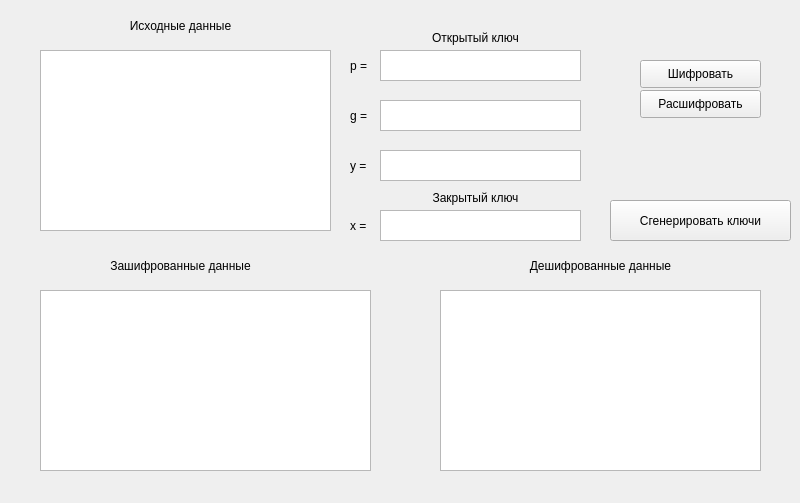
<?xml version="1.0" encoding="UTF-8"?>
<ui version="4.0">
 <class>MainWindow</class>
 <widget class="QMainWindow" name="MainWindow">
  <property name="geometry">
   <rect>
    <x>0</x>
    <y>0</y>
    <width>800</width>
    <height>503</height>
   </rect>
  </property>
  <property name="minimumSize">
   <size>
    <width>800</width>
    <height>503</height>
   </size>
  </property>
  <property name="maximumSize">
   <size>
    <width>800</width>
    <height>503</height>
   </size>
  </property>
  <property name="windowTitle">
   <string>Lab№4 - Elgamal cypher</string>
  </property>
  <widget class="QWidget" name="centralwidget">
   <widget class="QPushButton" name="encodeButton">
    <property name="geometry">
     <rect>
      <x>640</x>
      <y>60</y>
      <width>121</width>
      <height>28</height>
     </rect>
    </property>
    <property name="text">
     <string>Шифровать</string>
    </property>
   </widget>
   <widget class="QTextEdit" name="inputField">
    <property name="geometry">
     <rect>
      <x>40</x>
      <y>50</y>
      <width>291</width>
      <height>181</height>
     </rect>
    </property>
   </widget>
   <widget class="QTextEdit" name="pField">
    <property name="geometry">
     <rect>
      <x>380</x>
      <y>50</y>
      <width>201</width>
      <height>31</height>
     </rect>
    </property>
   </widget>
   <widget class="QTextEdit" name="gField">
    <property name="geometry">
     <rect>
      <x>380</x>
      <y>100</y>
      <width>201</width>
      <height>31</height>
     </rect>
    </property>
   </widget>
   <widget class="QTextEdit" name="xField">
    <property name="geometry">
     <rect>
      <x>380</x>
      <y>210</y>
      <width>201</width>
      <height>31</height>
     </rect>
    </property>
   </widget>
   <widget class="QLabel" name="label">
    <property name="geometry">
     <rect>
      <x>400</x>
      <y>30</y>
      <width>151</width>
      <height>16</height>
     </rect>
    </property>
    <property name="text">
     <string>Открытый ключ</string>
    </property>
    <property name="alignment">
     <set>Qt::AlignCenter</set>
    </property>
   </widget>
   <widget class="QTextEdit" name="encodeField">
    <property name="geometry">
     <rect>
      <x>40</x>
      <y>290</y>
      <width>331</width>
      <height>181</height>
     </rect>
    </property>
    <property name="readOnly">
     <bool>true</bool>
    </property>
   </widget>
   <widget class="QTextEdit" name="decodeField">
    <property name="geometry">
     <rect>
      <x>440</x>
      <y>290</y>
      <width>321</width>
      <height>181</height>
     </rect>
    </property>
    <property name="readOnly">
     <bool>true</bool>
    </property>
   </widget>
   <widget class="QLabel" name="label_2">
    <property name="geometry">
     <rect>
      <x>100</x>
      <y>10</y>
      <width>161</width>
      <height>31</height>
     </rect>
    </property>
    <property name="text">
     <string>Исходные данные</string>
    </property>
    <property name="alignment">
     <set>Qt::AlignCenter</set>
    </property>
   </widget>
   <widget class="QLabel" name="label_3">
    <property name="geometry">
     <rect>
      <x>100</x>
      <y>250</y>
      <width>161</width>
      <height>31</height>
     </rect>
    </property>
    <property name="text">
     <string>Зашифрованные данные</string>
    </property>
    <property name="alignment">
     <set>Qt::AlignCenter</set>
    </property>
   </widget>
   <widget class="QLabel" name="label_4">
    <property name="geometry">
     <rect>
      <x>400</x>
      <y>190</y>
      <width>151</width>
      <height>16</height>
     </rect>
    </property>
    <property name="text">
     <string>Закрытый ключ</string>
    </property>
    <property name="alignment">
     <set>Qt::AlignCenter</set>
    </property>
   </widget>
   <widget class="QLabel" name="label_5">
    <property name="geometry">
     <rect>
      <x>520</x>
      <y>250</y>
      <width>161</width>
      <height>31</height>
     </rect>
    </property>
    <property name="text">
     <string>Дешифрованные данные</string>
    </property>
    <property name="alignment">
     <set>Qt::AlignCenter</set>
    </property>
   </widget>
   <widget class="QTextEdit" name="yField">
    <property name="geometry">
     <rect>
      <x>380</x>
      <y>150</y>
      <width>201</width>
      <height>31</height>
     </rect>
    </property>
   </widget>
   <widget class="QPushButton" name="decodeButton">
    <property name="geometry">
     <rect>
      <x>640</x>
      <y>90</y>
      <width>121</width>
      <height>28</height>
     </rect>
    </property>
    <property name="text">
     <string>Расшифровать</string>
    </property>
   </widget>
   <widget class="QPushButton" name="keysButton">
    <property name="geometry">
     <rect>
      <x>610</x>
      <y>200</y>
      <width>181</width>
      <height>41</height>
     </rect>
    </property>
    <property name="text">
     <string>Сгенерировать ключи</string>
    </property>
    <property name="iconSize">
     <size>
      <width>16</width>
      <height>16</height>
     </size>
    </property>
   </widget>
   <widget class="QLabel" name="label_6">
    <property name="geometry">
     <rect>
      <x>350</x>
      <y>50</y>
      <width>31</width>
      <height>31</height>
     </rect>
    </property>
    <property name="text">
     <string>p =</string>
    </property>
   </widget>
   <widget class="QLabel" name="label_7">
    <property name="geometry">
     <rect>
      <x>350</x>
      <y>100</y>
      <width>31</width>
      <height>31</height>
     </rect>
    </property>
    <property name="text">
     <string>g =</string>
    </property>
   </widget>
   <widget class="QLabel" name="label_8">
    <property name="geometry">
     <rect>
      <x>350</x>
      <y>150</y>
      <width>31</width>
      <height>31</height>
     </rect>
    </property>
    <property name="text">
     <string>y =</string>
    </property>
   </widget>
   <widget class="QLabel" name="label_9">
    <property name="geometry">
     <rect>
      <x>350</x>
      <y>210</y>
      <width>31</width>
      <height>31</height>
     </rect>
    </property>
    <property name="text">
     <string>x =</string>
    </property>
   </widget>
  </widget>
 </widget>
 <resources/>
 <connections/>
</ui>
